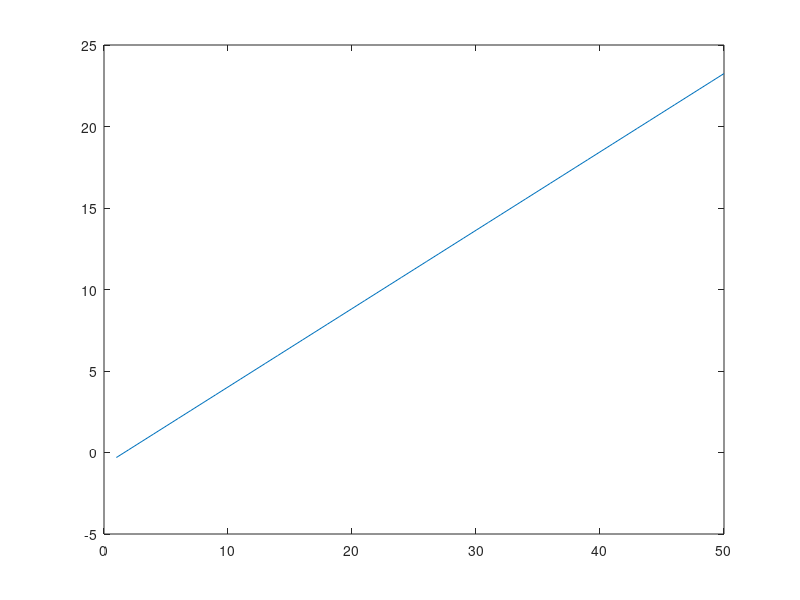

Recreate this plot in MATLAB.
clear all; close all;

y(1)=1
y(2)=1

for n=2:49
    y(n+1)=y(n)+y(n-1)
    
end

y(50)

y50=y(50)

save y50.dat y50 -ascii

for i=1:50
    a1(i)=1
    a2(i)=i
end

A=[a1.' a2.']
b=[log(y.')]

[q,r]=qr(A,0)

c=r\(transpose(q)*b)
c1=c(1)
c2=c(2)

save c1.dat c1 -ascii
save c2.dat c2 -ascii
for m=1:50
    z(m) = c1 + (c2*m)
end
z=z.'
exp(z)

plot(z)

beta= exp(c2)

(1+sqrt(5))/2

save beta.dat beta -ascii






